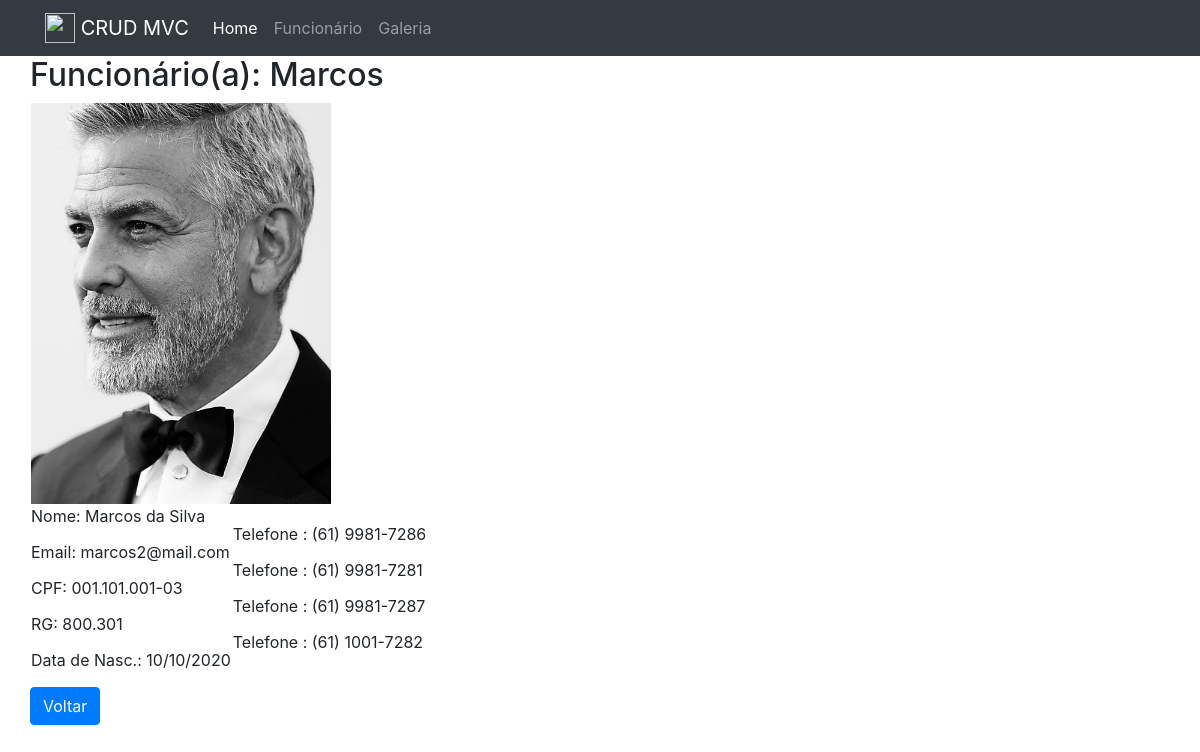
Before: /funcionario/exibe/11 with the older database file.
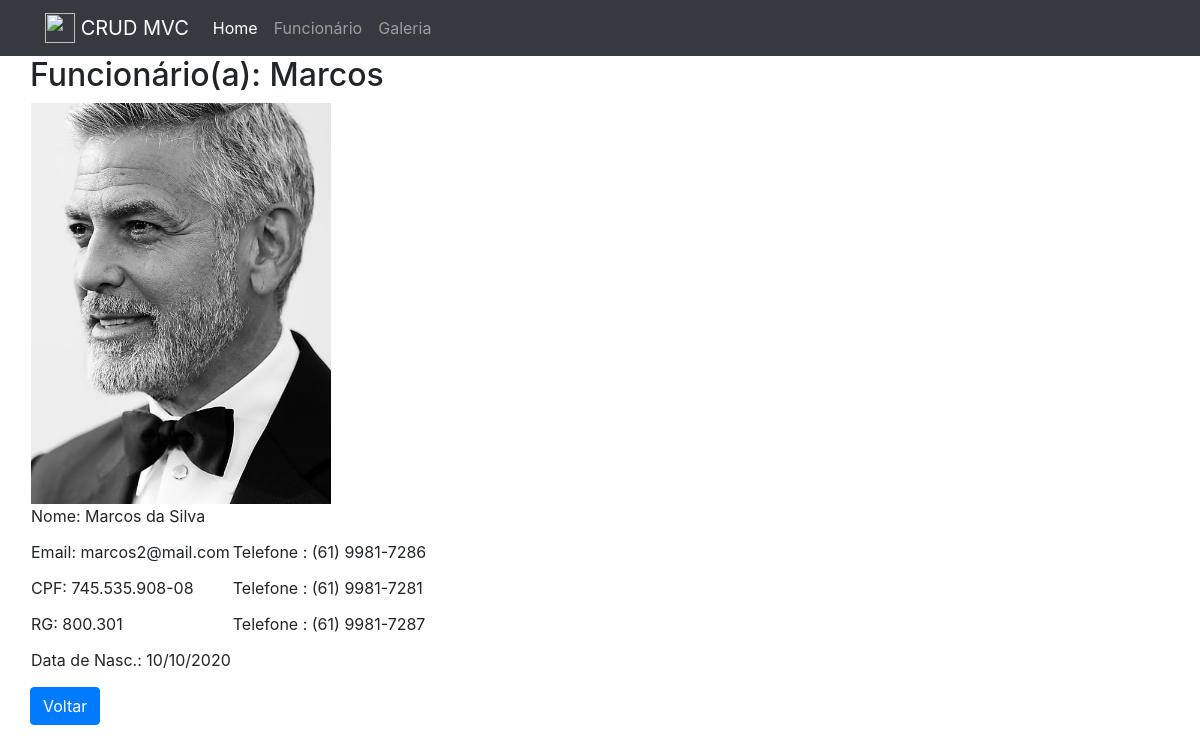
After: the same page with the newer database file.
### tables this page shows
CREATE TABLE `funcionario` (
  `codigo_func` int(11) NOT NULL,
  `primeiro_nome` varchar(60) NOT NULL,
  `nome_completo` varchar(180) NOT NULL,
  `email` varchar(120) NOT NULL,
  `cpf` varchar(14) NOT NULL,
  `rg` varchar(15) NOT NULL,
  `data_nascimento` date NOT NULL,
  `foto` varchar(40) NOT NULL
);

### core/Controller.php (called while the page is built, shortened)
<?php
class Controller
{
	public function loadTemplate($viewName, $viewData = array())
	{
		require 'views/template.php';
	}
	public function loadViewInTemplate($viewName, $viewData = array())
	{
		extract($viewData);
		require 'views/'.$viewName.'.php';
	}
}

### controllers/FuncionarioController.php (called while the page is built, shortened)
<?php
class FuncionarioController extends Controller
{
    public function exibe($codigo)
    {
        $array = [
            'codigo' => $codigo,
            'func' => []
        ];
        $funcionario = new Funcionario();
        $array['func'] = $funcionario->pesquisarFuncionarioPorId($codigo);
        $data_nasc = $array['func']['data_nascimento'];
        $array['func']['data_nascimento'] = DataHelpers::converterDataParaTela($data_nasc);
        $this->loadTemplate('funcionario_detalhes', $array);
    }
}

### core/Core.php (called while the page is built, shortened)
<?php
class Core
{
	public function run()
	{
		$url = '/';
		if(isset($_GET['url']))
		{
			$url .= $_GET['url'];
		}
		$params = array();
		if(!empty($url) && $url != '/')
		{
			$url = explode('/', $url);
			array_shift($url);
			array_shift($url);
			if(isset($url[0]) && !empty($url[0]))
			{
				$currentAction = $url[0];
				array_shift($url);
			}
			else
			{
				$currentAction = 'index';
			}
			if(count($url) > 0)
			{
				$params = $url;
			}
		}
		else
		{
			$currentController = 'HomeController';
			$currentAction = 'index';
		}
		$c = new $currentController();
		call_user_func_array(array($c, $currentAction), $params);
	}
}

### index.php (called while the page is built, shortened)
<?php
spl_autoload_register(function($class){
	$class = ucfirst($class);
});
$core = new Core();
$core->run();

### core/Model.php (called while the page is built, shortened)
<?php
class Model
{
	public function __construct()
	{
		global $db;
		$this->db = $db;
	}
}

### models/Funcionario.php (called while the page is built, shortened)
<?php
class Funcionario extends Model
{
    public function pesquisarFuncionarioPorId($id)
    {
        $func = array();
        $sql = $this->db->prepare("SELECT codigo_func, primeiro_nome, nome_completo, email, cpf, rg, data_nascimento, foto FROM funcionario WHERE codigo_func = :codigo_func");
        $sql->bindValue(':codigo_func', $id);
        $sql->execute();
        if($sql && $sql->rowCount() > 0) {
            $func = $sql->fetch(PDO::FETCH_ASSOC);
            $sql = $this->db->query("SELECT codigo_tel, tel_contato FROM telefone WHERE Funcionario_codigo_func = '$id'");
            $telefones = $sql->fetchAll(PDO::FETCH_ASSOC);
            foreach($telefones as $telefone) {
                $func['telefones'][] = $telefone['tel_contato'];
            }
        }
        return $func;
    }
}

### views/funcionario_detalhes.php (the view, shortened to what this page needs)
<div class="row">
    <h2>Funcionário(a): <?=$func['primeiro_nome'];?></h2>
</div>
<div class="row">
    <table>
        <tr>
            <td colspan="2">
                <img src="<?=BASE_URL.'assets/images/funcionarios/'.$func['foto'];?>" width="300" alt="" />
            </td>
        </tr>
        <tr>
            <td>
                <p><span>Nome</span>: <?=$func['nome_completo'];?></p>
                <p><span>Email</span>: <?=$func['email'];?></p>
                <p><span>CPF</span>: <?=$func['cpf'];?></p>
                <p><span>RG</span>: <?=$func['rg'];?></p>
                <p><span>Data de Nasc.</span>: <?=$func['data_nascimento'];?></p>
            </td>
            <td>
                <?php foreach($func['telefones'] as $tel):?>
                    <p><span>Telefone </span>: <?=$tel;?></p>
                <?php endforeach;?>
            </td>
        </tr>
    </table>
</div>
<div  class="row">
    <a href="<?=BASE_URL;?>funcionario" class="btn btn-primary">Voltar</a>
</div>

Changed rows visible on the page:
changed funcionario "Marcos": cpf "001.101.001-03" → "745.535.908-08"
Other visible differences:
list line gone: "Telefone : (61) 1001-7282"
